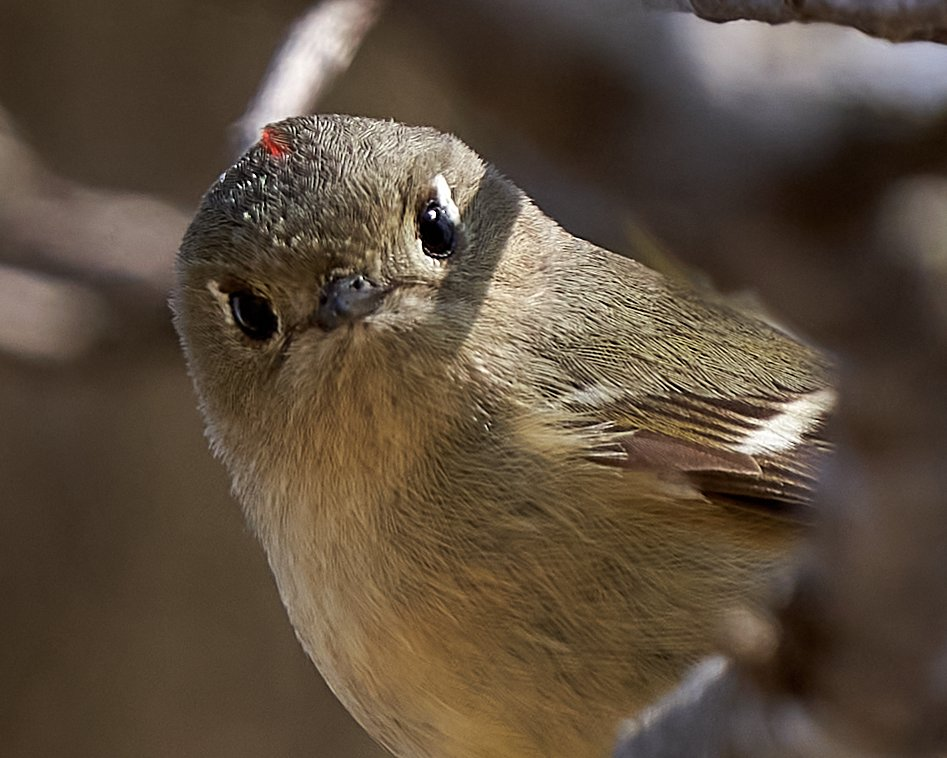
#> input picture content/bird.jpg, 947 x 758 px
$ python -i Process.py   (imports and definitions only)
#> lines starting #> are read from the running program, lines starting #| are printed output that depends on the picture
###
# Copyright 2022 Wolfy Fiorini
# All rights reserved
###

import requests
from PIL import Image
from PIL import ImageFilter

def process(input, out) :
    image = scale(input, out)
    image = crop(image)
    image = sharpen(image, 2)
    image.save(out)


def scale(input, out) :
    r = requests.post(
        "https://api.deepai.org/api/waifu2x",
        files={
            'image': open(input, 'rb'),
        },
        headers={'api-key': 'eec8e06f-7015-44ba-8c46-a4a6295ab263'}
    )
    url = r.json()["output_url"]
    r = requests.get(url, allow_redirects=True)

    open(out, 'wb').write(r.content)
    img = Image.open(out)
    return img

# [63 lines left out: functions crop, sharpen, resize, fade, findnum, not called in this run]

>>> import cv2
>>> picture = cv2.imread('content/bird.jpg', cv2.IMREAD_GRAYSCALE)
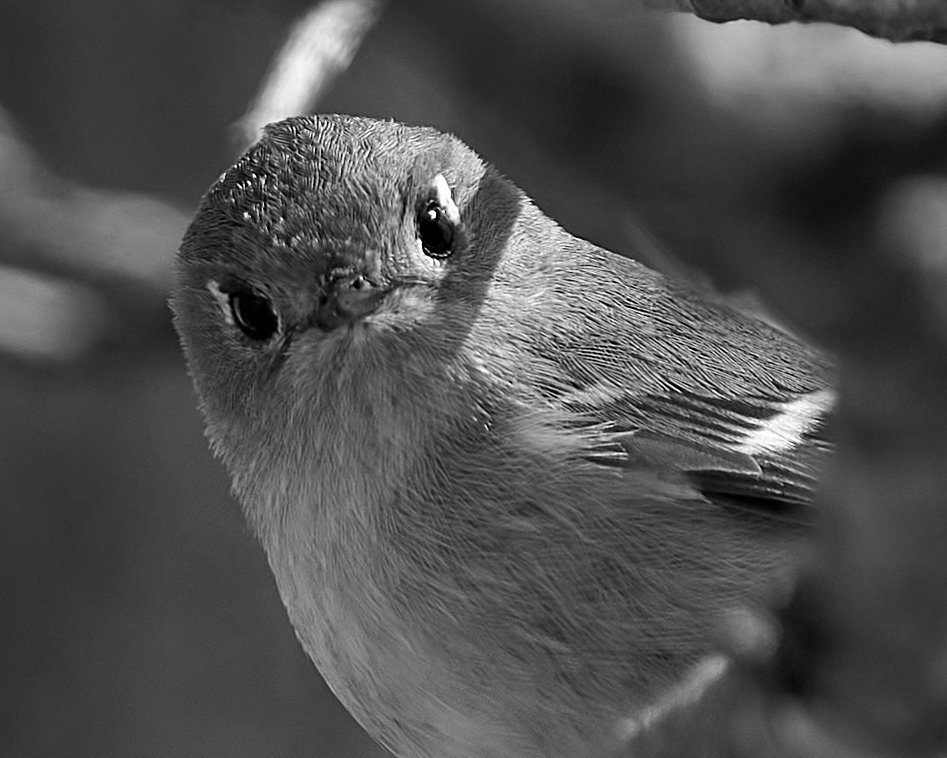
#> picture: shape (758, 947); min 0, max 255, mean 79.5
>>> result = process(picture, 'out.png')
#> (the run stopped early here; a loop or call above may not have finished)

$ run again, on content/points.jpg
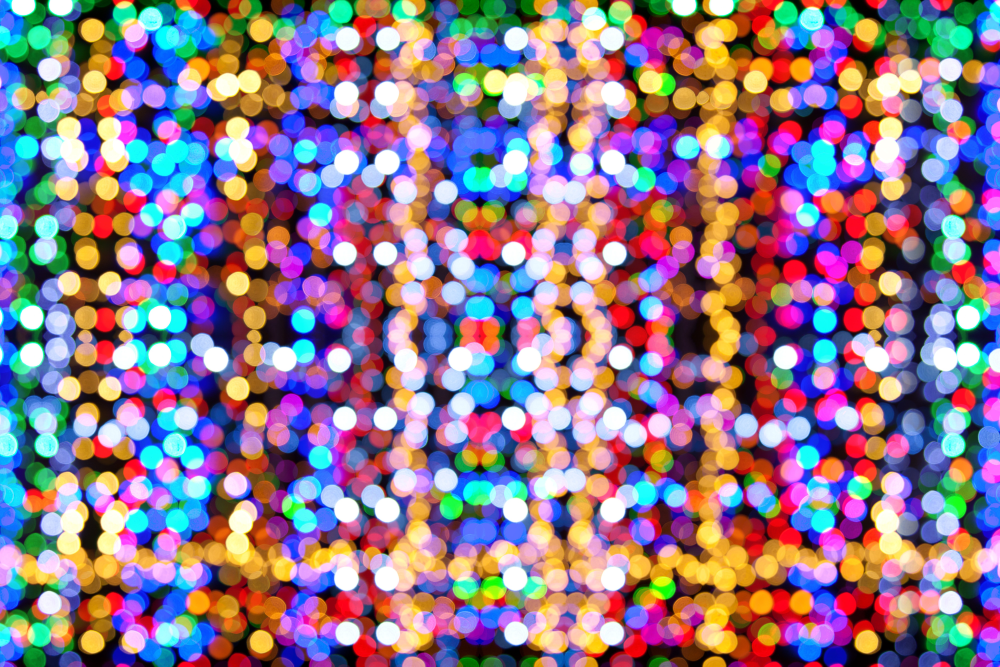
#> input picture content/points.jpg, 5000 x 3333 px (shown at 1/5 size)
#> `picture = cv2.imread('content/bird.jpg', cv2.IMREAD_GRAYSCALE)`:
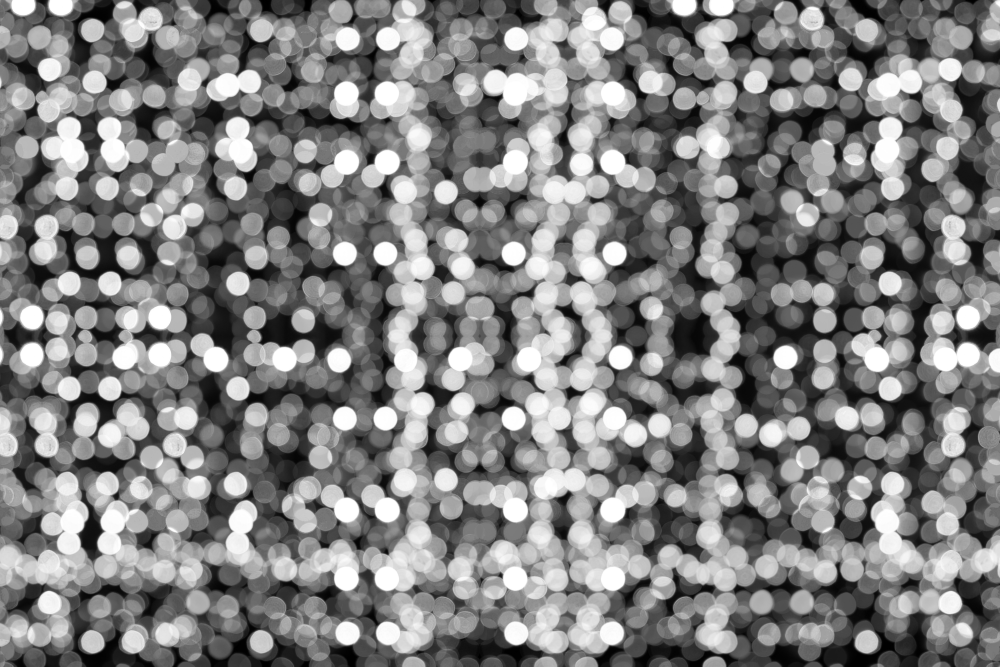
#> picture: shape (3333, 5000) (shown at 1/5 size); min 0, max 255, mean 129.3
